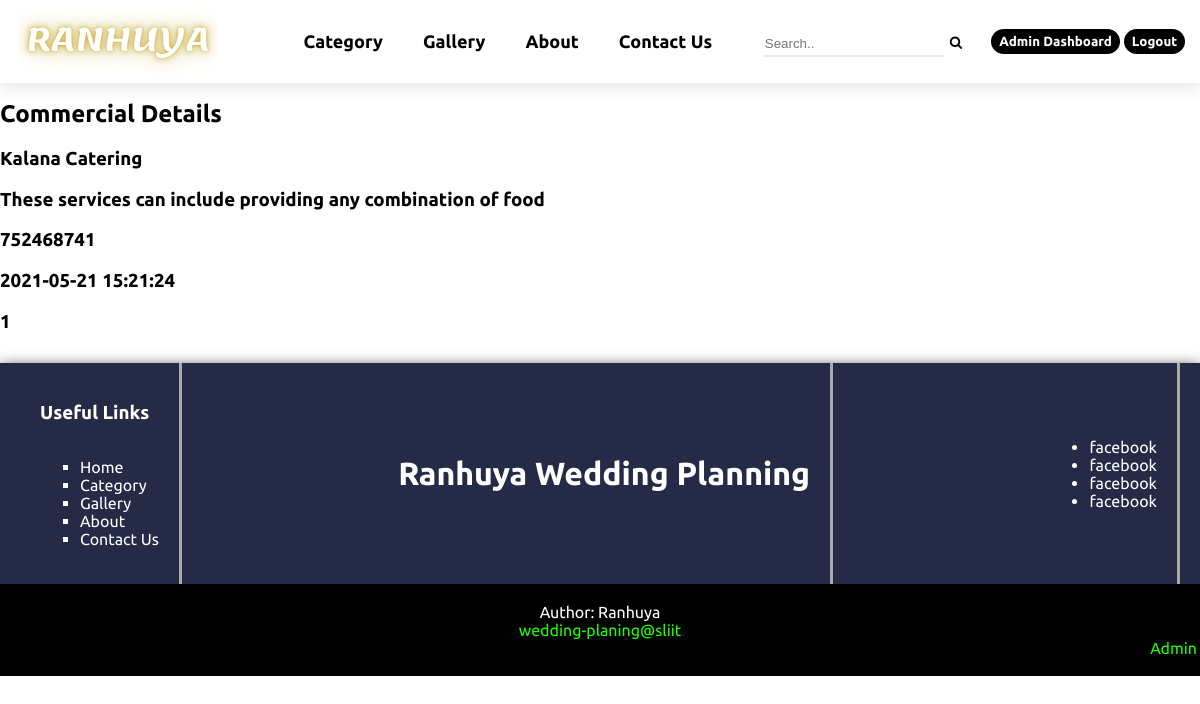
The app's page /adDetailsPage.php?adID=1 (signed in), older data.
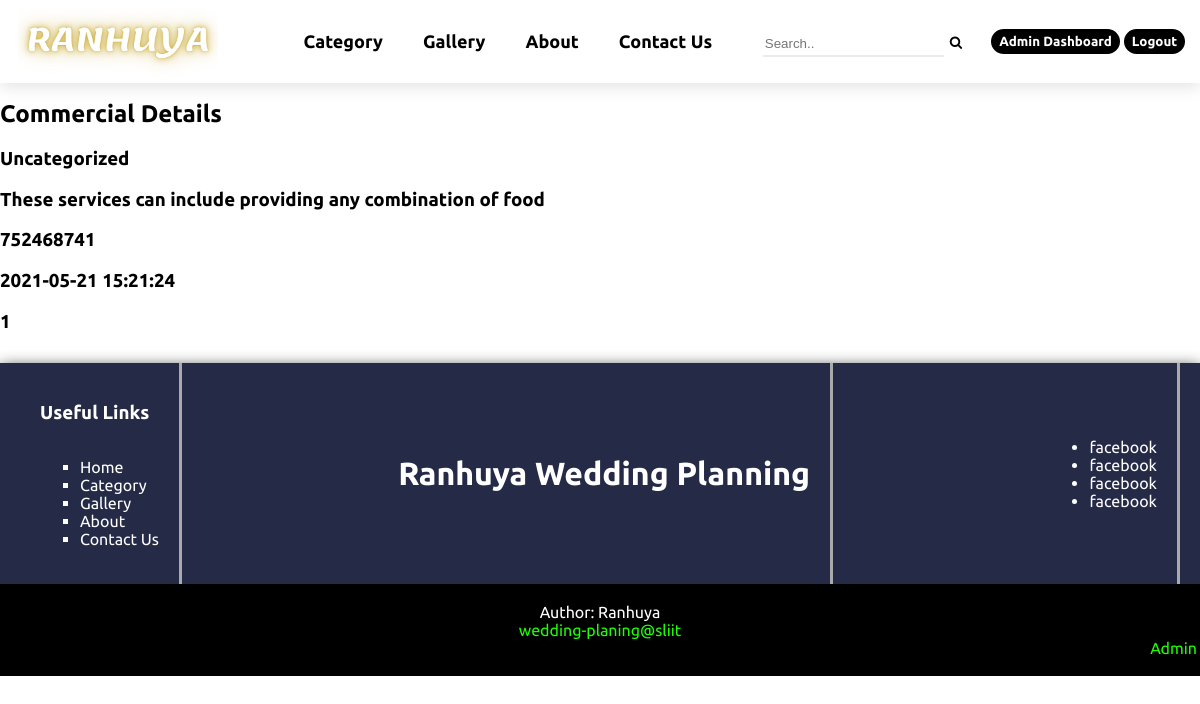
The same page, newer data.
### tables this page shows
CREATE TABLE Advertisement_payment(
    adID INT AUTO_INCREMENT PRIMARY KEY NOT NULL,   
    paymentID INT  NOT NULL,   
	catID INT DEFAULT NULL,
	title varchar(20)  NOT NULL,
	addDescription varchar(300)  NOT NULL,
    mobile INT NOT NULL,
	addImageLoc varchar(30),
	publishDateTime DateTime,	
	status bit,
	amount real,
	pay_type varchar(20),
	pymntDescription varchar(300),
	vendorID INT,
	 
	
    CONSTRAINT adIDcat_fk FOREIGN KEY (catID) REFERENCES Category(catID) ON DELETE SET NULL,	
	CONSTRAINT VPAvendor_fk FOREIGN KEY (vendorID) REFERENCES Vendor(vendorID) ON DELETE SET NULL
	
);

CREATE TABLE Vendor(
    vendorID INT AUTO_INCREMENT PRIMARY KEY NOT NULL,   
	v_company varchar(30) ,
	v_username varchar(30) NOT NULL,
	v_imgLoc varchar(30),
	v_fname varchar(30) NOT NULL,
	v_lname varchar(30) NOT NULL,
	role varchar(10) NOT NULL,
	v_password varchar(256) NOT NULL,
	v_mobile INT,
	v_address varchar(30),
	v_email varchar(30) NOT NULL	  
);

### adDetailsPage.php (the view, shortened to what this page needs)
<?php
    $title = 'Commercial Detail'; include("header.php");
?>
<link rel="stylesheet" href="./assets/css/commercialsList.css">
<section>
    <h1 class="main-title">Commercial Details</h1>
    <?php
        $sql = mysqli_query($conn,"SELECT *
        FROM Advertisement_payment AS A, Vendor AS V
        WHERE A.adID ='" . $_GET['adID'] . "' AND V.vendorID=A.vendorID
        ;");
        $row  = mysqli_fetch_array($sql);
        echo "<h3>". $row['title'] ."</h3>";
        echo "<h3>". $row['addDescription'] ."</h3>";
        echo "<h3>". $row['mobile'] ."</h3>";
        echo "<h3>". $row['publishDateTime'] ."</h3>";
        echo "<h3>". $row['vendorID'] ."</h3>";
    ?>
</section>
<?php include("footer.php"); ?>

Row changes from the older to the newer data that the page shows:
changed advertisement_payment "These services can include providing any combination of food": title "Kalana Catering" → "Uncategorized"
